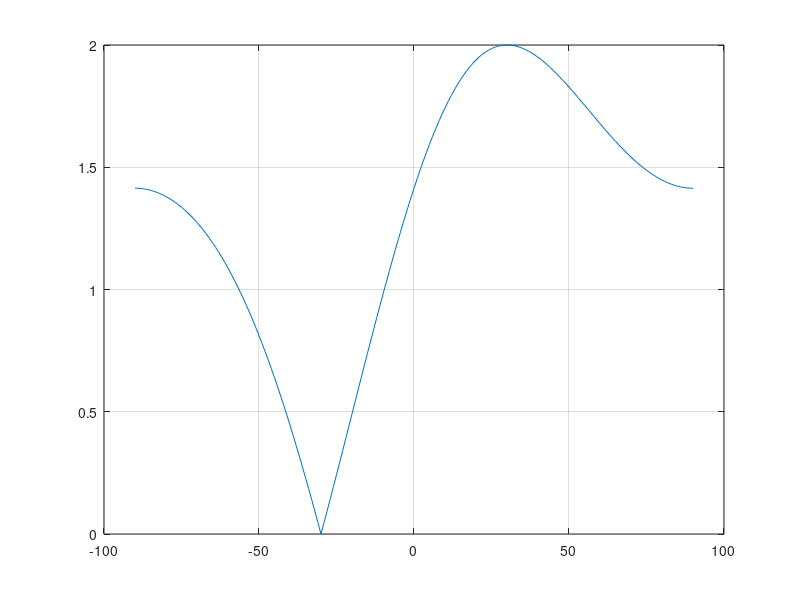

Source code (MATLAB): (Note: this script raises an error after producing the figure.)
% beam nulling to avoid interference
%
% Author: Ish Jain
% Date created: 12/16/2022

clearvars;
% create beam null and plot the pattern

N = 2; %number of antennas
theta_null = -30; %angle for creating null in degree

if(sind(theta_null)>0)
theta_beam = asind(sind(theta_null)-1); %deg beam direction
else
theta_beam = asind(sind(theta_null)+1); %deg beam direction
end
theta = -90:90; %for plotting
array = 1:N;
weights = exp(1j*pi*sind(theta_beam)*array);
array_manifold = exp(-1j*pi*sind(theta).'*array);

B = array_manifold*weights.';

figure(1); clf;
plot((theta),abs(B))
hold on;grid on;
xline((theta_null))
xline((theta_beam), 'r-')


